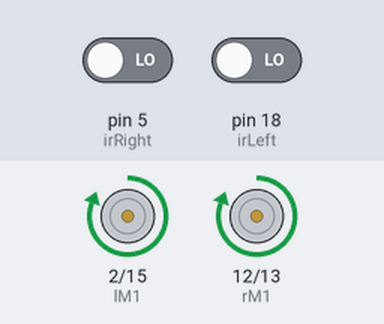
A sketch run on a simulated Arduino Uno, built with avr-gcc and run on an emulated ATmega328P. On the bench: motor-driver pin pairs drawn as motors (green arrow = first pin HIGH = forward, orange = second pin HIGH = backward, longer = more drive). The inputs (shaded band) are chosen by the test bench; at power-on: pin 5 (irRight) LOW, pin 18 (irLeft) LOW.

Above: at 1.2 s.
1.3 s: pin 5 (irRight) driven HIGH
At 2.1 s:
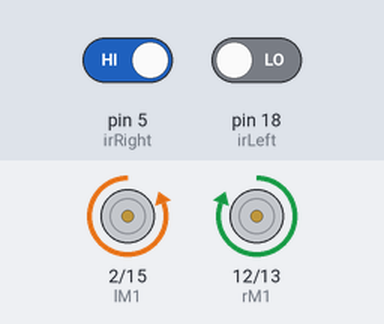
4.3 s: pin 18 (irLeft) driven HIGH
At 6.6 s:
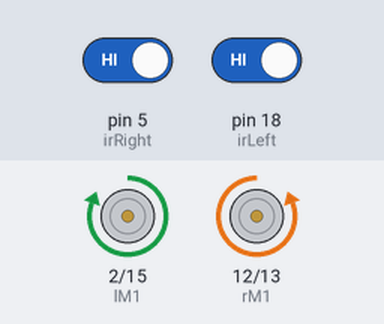
7.3 s: pin 18 (irLeft) driven LOW
At 8.7 s:
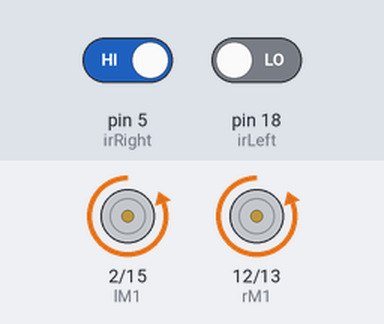
10.3 s: pin 5 (irRight) driven LOW
At 11.5 s:
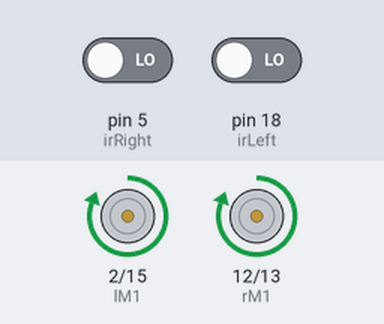
Timing chart, 0 to 12.8 s (numbered marks = the images above; inputs shaded):
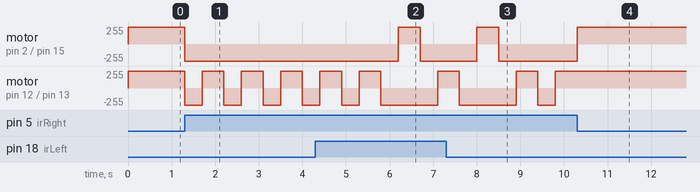

Measured:
- after the input at 1.3 s, motor on pin 2 (lM1) / pin 15 (lM2): forward 255/255 → backward 255/255 at once; motor on pin 12 (rM1) / pin 13 (rM2): alternates forward 255/255 for 0.50 s and backward 255/255 for 0.40 s, starting at once
- after the input at 4.3 s, motor on pin 2 (lM1) / pin 15 (lM2): backward 255/255 → forward 255/255 after 1.9 s, → backward 255/255 0.50 s later
- after the input at 7.3 s, motor on pin 2 (lM1) / pin 15 (lM2): goes on until 8.5 s, then stays backward 255/255
- after the input at 10.3 s, motor on pin 2 (lM1) / pin 15 (lM2): backward 255/255 → forward 255/255 at once; motor on pin 12 (rM1) / pin 13 (rM2): stops changing and stays forward 255/255

The sketch:

tussen2lijnen90.ino
```cpp
// Left Motor connections
#define lM1 2
#define lM2 15
// Right Motor connections
#define rM1 12
#define rM2 13
//Ir sensors
#define irLeft 18
#define irRight 5

//States of IR sensor
int irLeftState;
int irRightState;
//Variable to see which IR last scanned the line
boolean acmIsLeft = false;
boolean acmIsRight = false;

void setup() {
  //Set all the motor control pins to outputs
  pinMode(lM1, OUTPUT);
  pinMode(lM2, OUTPUT);
  pinMode(rM1, OUTPUT);
  pinMode(rM2, OUTPUT);
  //Set the IR sensors to an input
  pinMode(irLeft, INPUT);
  pinMode(irRight, INPUT);
}

void loop() {
  drive('f');
  checkIRs();
}

void checkIRs(){

  //Putting the value what IR sensor gives into the state variable of the ir sensors
  irLeftState = digitalRead(irLeft);
  irRightState = digitalRead(irRight);

  if (irLeftState == 1){
    if(acmIsRight){
      drive('b');
      delay(400);
      drive('l');
      delay(500);
      acmIsRight = false;
      acmIsLeft = true;
    }
    else{
      drive('b');
      delay(400);
      drive('r');
      delay(500);
      acmIsRight = false;
      acmIsLeft = true;
    }
  }
  if(irRightState == 1){
    if(acmIsLeft){
      drive('b');
      delay(400);
      drive('r');
      delay(500);
      acmIsRight = true;
      acmIsLeft = false;
    }
    else{
      drive('b');
      delay(400);
      drive('l');
      delay(500);
      acmIsRight = true;
      acmIsLeft = false;
    }
  }


}
//Function to drive the motors to given direction
void drive(char mode){
  switch (mode){
    case 'f':
      digitalWrite(lM1, HIGH);
      digitalWrite(lM2, LOW);
      digitalWrite(rM1, HIGH);
      digitalWrite(rM2, LOW);
      break;
    case 'b':
      digitalWrite(lM1, LOW);
      digitalWrite(lM2, HIGH);
      digitalWrite(rM1, LOW);
      digitalWrite(rM2, HIGH);
      break;
    case 'l':
      digitalWrite(lM1, LOW);
      digitalWrite(lM2, HIGH);
      digitalWrite(rM1, HIGH);
      digitalWrite(rM2, LOW);
      break;
    case 'r':
      digitalWrite(lM1, HIGH);
      digitalWrite(lM2, LOW);
      digitalWrite(rM1, LOW);
      digitalWrite(rM2, HIGH);
      break;
    case 'p':
      digitalWrite(lM1, LOW);
      digitalWrite(lM2, LOW);
      digitalWrite(rM1, LOW);
      digitalWrite(rM2, LOW);
      break;
  }
}
```
